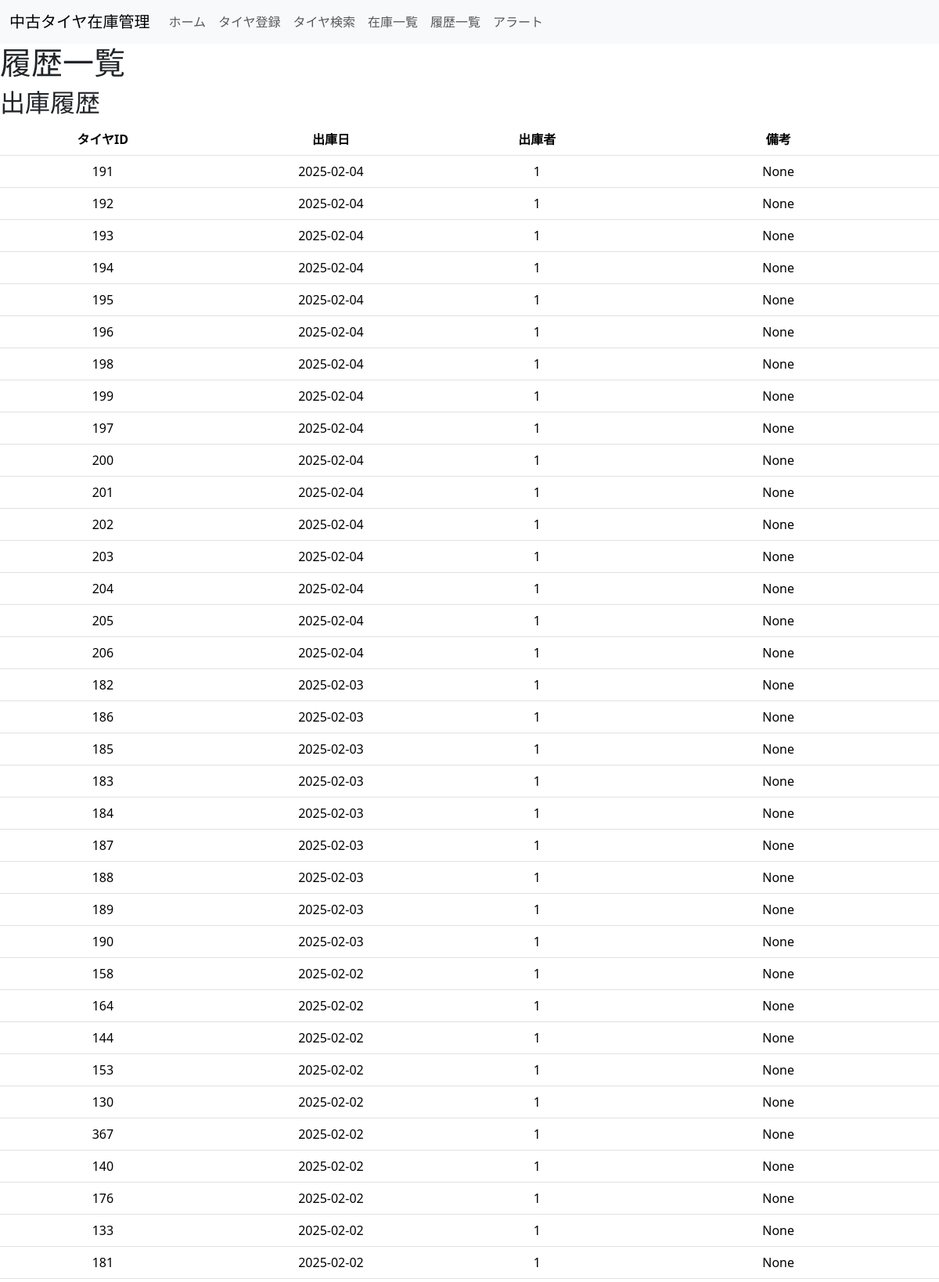
The app's page /history (upper part) with its own data.
### models.py (models this page shows)
class DispatchHistory(db.Model):
    __tablename__ = "dispatch_history"  # 正しいテーブル名を指定
    id = db.Column(db.Integer, primary_key=True)
    tire_id = db.Column(db.Integer, db.ForeignKey('input_page.id'), nullable=False)
    user_id = db.Column(db.Integer, db.ForeignKey('user.id'), nullable=False)
    dispatch_date = db.Column(db.Date, nullable=False)
    dispatch_note = db.Column(db.String)

### app.py (the view)
@app.route('/history')
def history_page():
    dispatch_history = DispatchHistory.query.order_by(DispatchHistory.dispatch_date.desc()).all()
    edit_history = HistoryPage.query.order_by(HistoryPage.edit_date.desc()).all()
    return render_template('history_page.html', dispatch_history=dispatch_history, edit_history=edit_history)

### app.py (called while the page is built)
@app.context_processor
def inject_user():
    from flask_login import current_user
    return dict(user=current_user)

### templates/history_page.html (shortened to what this page needs)
{% extends "base.html" %}
{% block content %}
<h1>履歴一覧</h1>
<h2>出庫履歴</h2>
<table class="table">
    <thead>
        <tr>
            <th>タイヤID</th>
            <th>出庫日</th>
            <th>出庫者</th>
            <th>備考</th>
        </tr>
    </thead>
    <tbody>
        {% for record in dispatch_history %}
        <tr>
            <td>{{ record.tire_id }}</td>
            <td>{{ record.dispatch_date.strftime('%Y-%m-%d') }}</td>
            <td>{{ record.user_id }}</td>
            <td>{{ record.dispatch_note }}</td>
        </tr>
        {% endfor %}
    </tbody>
</table>
{% endblock %}

### templates/base.html (shortened to what this page needs)
<!DOCTYPE html>
<html lang="ja">
<head>
    <link rel="stylesheet" href="{{ url_for('static', filename='css/style.css') }}">
    <link href="https://cdn.jsdelivr.net/npm/bootstrap@5.3.3/dist/css/bootstrap.min.css" rel="stylesheet">
</head>
<body>
    <header>
    <nav class="navbar navbar-expand-lg navbar-light bg-light">
        <div class="container-fluid">
            <a class="navbar-brand" href="{{ url_for('index') }}">中古タイヤ在庫管理</a>
            <div class="collapse navbar-collapse" id="navbarNav">
                <ul class="navbar-nav">
                    <li class="nav-item">
                        <a class="nav-link" href="{{ url_for('index') }}">ホーム</a>
                    </li>
                    <li class="nav-item">
                        <a class="nav-link" href="{{ url_for('input_page') }}">タイヤ登録</a>
                    </li>
                    <li class="nav-item">
                        <a class="nav-link" href="{{ url_for('search_page') }}">タイヤ検索</a>
                    </li>
                    <li class="nav-item">
                        <a class="nav-link" href="{{ url_for('inventory_list') }}">在庫一覧</a>
                    </li>
                    <li class="nav-item">
                        <a class="nav-link" href="{{ url_for('history_page') }}">履歴一覧</a>
                    </li>
                    <li class="nav-item">
                        <a class="nav-link" href="{{ url_for('alert_page') }}">アラート</a>
                    </li>
                </ul>
            </div>
        </div>
    </nav>
</header>
    <main>
        {% block content %}
        {% endblock %}
    </main>
</body>
</html>

### static/css/style.css (style rules this page uses)
* { box-sizing: border-box; }
.navbar { background-color: #f8f9fa; }
body { background-color: #f8f9fa; }
.table td, .table th { text-align: center; vertical-align: middle; }

### records on screen
DispatchHistory: tire_id "191", dispatch_date "2025-02-04", user_id "1", dispatch_note "None"
DispatchHistory: tire_id "192", dispatch_date "2025-02-04", user_id "1", dispatch_note "None"
DispatchHistory: tire_id "193", dispatch_date "2025-02-04", user_id "1", dispatch_note "None"
DispatchHistory: tire_id "194", dispatch_date "2025-02-04", user_id "1", dispatch_note "None"
DispatchHistory: tire_id "195", dispatch_date "2025-02-04", user_id "1", dispatch_note "None"
DispatchHistory: tire_id "196", dispatch_date "2025-02-04", user_id "1", dispatch_note "None"
DispatchHistory: tire_id "198", dispatch_date "2025-02-04", user_id "1", dispatch_note "None"
DispatchHistory: tire_id "199", dispatch_date "2025-02-04", user_id "1", dispatch_note "None"
DispatchHistory: tire_id "197", dispatch_date "2025-02-04", user_id "1", dispatch_note "None"
DispatchHistory: tire_id "200", dispatch_date "2025-02-04", user_id "1", dispatch_note "None"
DispatchHistory: tire_id "201", dispatch_date "2025-02-04", user_id "1", dispatch_note "None"
DispatchHistory: tire_id "202", dispatch_date "2025-02-04", user_id "1", dispatch_note "None"
DispatchHistory: tire_id "203", dispatch_date "2025-02-04", user_id "1", dispatch_note "None"
DispatchHistory: tire_id "204", dispatch_date "2025-02-04", user_id "1", dispatch_note "None"
DispatchHistory: tire_id "205", dispatch_date "2025-02-04", user_id "1", dispatch_note "None"
DispatchHistory: tire_id "206", dispatch_date "2025-02-04", user_id "1", dispatch_note "None"
DispatchHistory: tire_id "182", dispatch_date "2025-02-03", user_id "1", dispatch_note "None"
DispatchHistory: tire_id "186", dispatch_date "2025-02-03", user_id "1", dispatch_note "None"
DispatchHistory: tire_id "185", dispatch_date "2025-02-03", user_id "1", dispatch_note "None"
DispatchHistory: tire_id "183", dispatch_date "2025-02-03", user_id "1", dispatch_note "None"
DispatchHistory: tire_id "184", dispatch_date "2025-02-03", user_id "1", dispatch_note "None"
DispatchHistory: tire_id "187", dispatch_date "2025-02-03", user_id "1", dispatch_note "None"
DispatchHistory: tire_id "188", dispatch_date "2025-02-03", user_id "1", dispatch_note "None"
DispatchHistory: tire_id "189", dispatch_date "2025-02-03", user_id "1", dispatch_note "None"
DispatchHistory: tire_id "190", dispatch_date "2025-02-03", user_id "1", dispatch_note "None"
DispatchHistory: tire_id "158", dispatch_date "2025-02-02", user_id "1", dispatch_note "None"
DispatchHistory: tire_id "164", dispatch_date "2025-02-02", user_id "1", dispatch_note "None"
DispatchHistory: tire_id "144", dispatch_date "2025-02-02", user_id "1", dispatch_note "None"
DispatchHistory: tire_id "153", dispatch_date "2025-02-02", user_id "1", dispatch_note "None"
DispatchHistory: tire_id "130", dispatch_date "2025-02-02", user_id "1", dispatch_note "None"
DispatchHistory: tire_id "367", dispatch_date "2025-02-02", user_id "1", dispatch_note "None"
DispatchHistory: tire_id "140", dispatch_date "2025-02-02", user_id "1", dispatch_note "None"
DispatchHistory: tire_id "176", dispatch_date "2025-02-02", user_id "1", dispatch_note "None"
DispatchHistory: tire_id "133", dispatch_date "2025-02-02", user_id "1", dispatch_note "None"
DispatchHistory: tire_id "181", dispatch_date "2025-02-02", user_id "1", dispatch_note "None"
